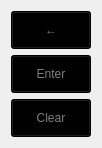
  <widget class="QWidget" name="verticalLayoutWidget_2">
   <property name="geometry">
    <rect>
     <x>1000</x>
     <y>690</y>
     <width>52</width>
     <height>104</height>
    </rect>
   </property>
   <layout class="QVBoxLayout" name="Do_rotation">
    <item>
     <widget class="QPushButton" name="Backspace">
      <property name="styleSheet">
       <string notr="true">QPushButton{
  background-color: black;
  color: gray;
  width: 50px;
  height: 30px;
}

QPushButton:hover {
  background-color: silver;
}

QPushButton:pressed {
  background-color: white;
}</string>
      </property>
      <property name="text">
       <string>←</string>
      </property>
      <property name="checkable">
       <bool>false</bool>
      </property>
     </widget>
    </item>
    <item>
     <widget class="QPushButton" name="Enter">
      <property name="styleSheet">
       <string notr="true">QPushButton{
  background-color: black;
  color: gray;
  width: 50px;
  height: 30px;
}

QPushButton:hover {
  background-color: silver;
}

QPushButton:pressed {
  background-color: white;
}</string>
      </property>
      <property name="text">
       <string>Enter</string>
      </property>
     </widget>
    </item>
    <item>
     <widget class="QPushButton" name="Clear_all">
      <property name="styleSheet">
       <string notr="true">QPushButton{
  background-color: black;
  color: gray;
  width: 50px;
  height: 30px;
}

QPushButton:hover {
  background-color: silver;
}

QPushButton:pressed {
  background-color: white;
}</string>
      </property>
      <property name="text">
       <string>Clear</string>
      </property>
     </widget>
    </item>
   </layout>
  </widget>
